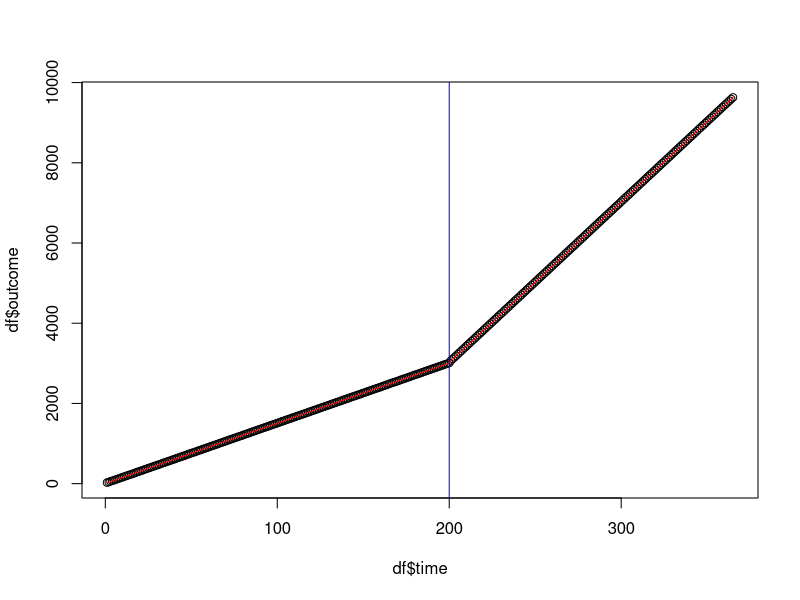
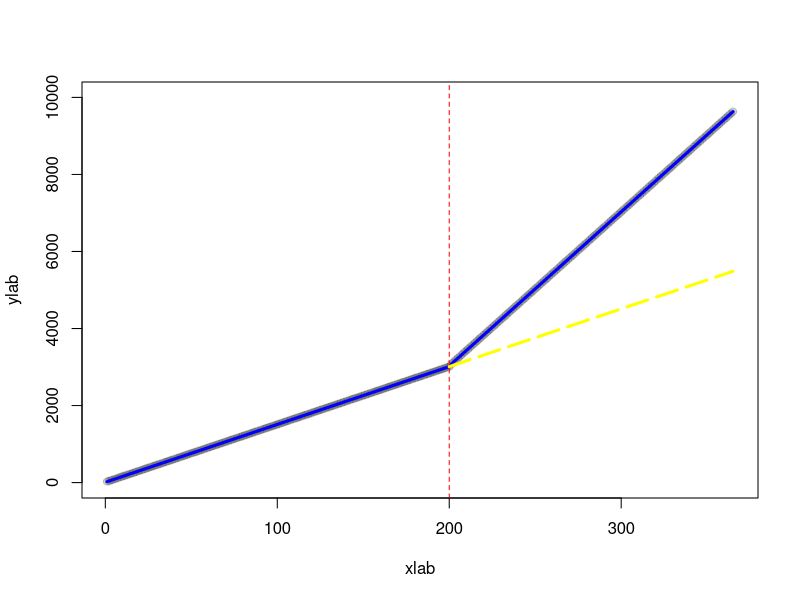
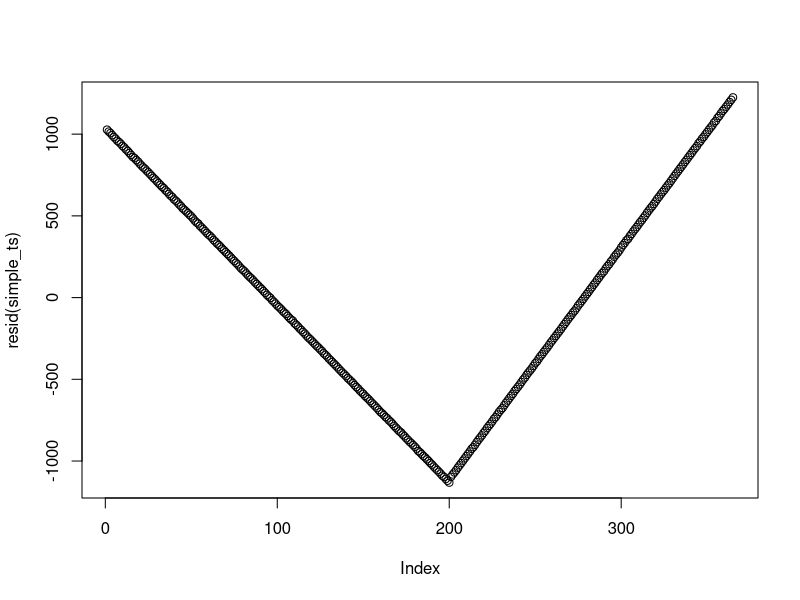
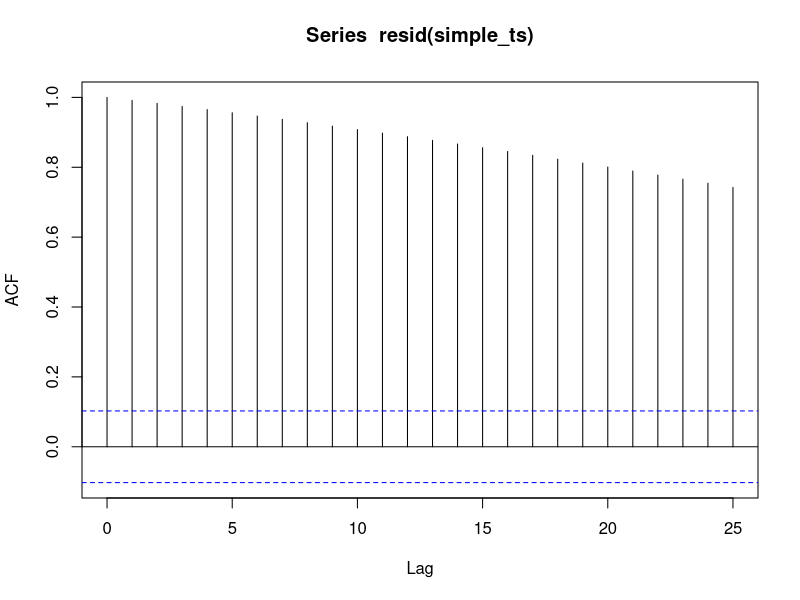

Generate these figures, in order, with R:
## ---- chunk 1
# number of days
n = 365


# intervention at day
interven = 200

# time index from 1 to 365
time = c(1:n)

# treatment variable: before internvation = day 1 to 200, 
# after intervention = day 201 to 365
treatment = c(rep(0, interven), rep(1, n - interven))

# time since treatment
timesincetreat = c(rep(0, interven), c(1:(n - interven)))

# outcome
outcome = 10 + 15 * time + 20 * treatment + 
    25 * timesincetreat + rnorm(n, mean = 0, sd = 1)

df = data.frame(outcome, time, treatment, timesincetreat)

head(df, 10)
## ---- chunk 2
plot(df$time, df$outcome)

# intervention date
abline(v = interven, col = "blue")

# regression line
ts <- lm(outcome ~ time + treatment + timesincetreat, data = df)
lines(df$time, ts$fitted.values, col = "red")
## ---- chunk 3
summary(ts)
## ---- chunk 4
# treatment prediction
pred <- predict(ts, df)

# counterfactual dataset
new_df <-
    as.data.frame(cbind(
        time = time,
        # treatment = 0 means counterfactual
        treatment = rep(0, n),
        # time since treatment = 0 means counterfactual
        timesincetreat = rep(0)
    ))

# counterfactual predictions
pred_cf <- predict(ts, new_df)

# plot
plot(
    outcome,
    col = gray(0.2, 0.2),
    pch = 19,
    xlim  = c(1,365),
    ylim = c(0, 10000),
    xlab = "xlab",
    ylab = "ylab"
)

# regression line before treatment
lines(rep(1:interven), pred[1:interven], col = "blue", lwd = 3)

# regression line after treatment
lines(rep((interven + 1):n), pred[(interven + 1):n], 
      col = "blue", lwd = 3)

# regression line after treatment (counterfactual)
lines(
    rep(interven:n),
    pred_cf[(interven):n],
    col = "yellow",
    lwd = 3,
    lty = 5
)

abline(v = interven, col = "red", lty = 2)

## ---- chunk 5
# simple regression on time 
simple_ts <- lm(outcome ~ time, data = df)

plot(resid(simple_ts))

# alternatively
acf(resid(simple_ts))
## ---- chunk 6
lmtest::dwtest(df$outcome ~ df$time)
## ---- chunk 7
forecast::auto.arima(df$outcome, xreg = as.matrix(df[,-1]))
